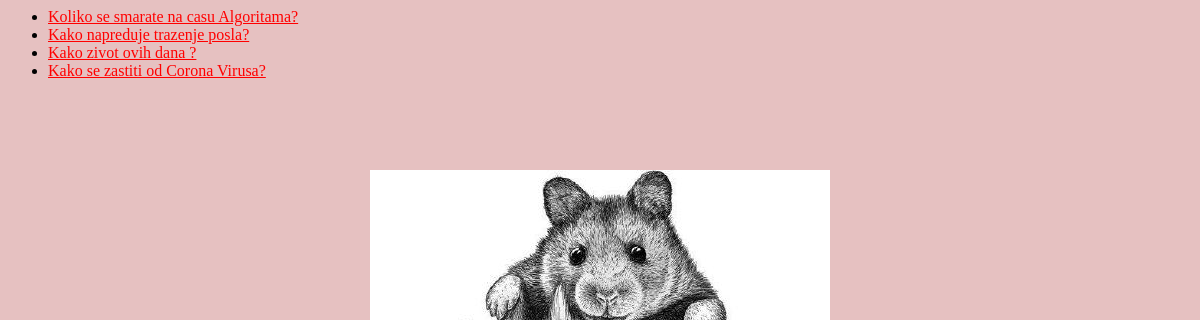
Screenshot of /polls/ with the database file from the repository.
### polls/models.py (models this page shows, shortened)
class Question(models.Model):
    question_text = models.CharField(max_length=200)
    pub_date = models.DateTimeField("date published")
    def was_published_recently(self):
        now = timezone.now()
        return now - datetime.timedelta(days=1) <= self.pub_date <= now
    was_published_recently.admin_order_field = "pub_date"
    was_published_recently.boolean = True
    was_published_recently.short_description = "Published recently?"

### polls/views.py (the view)
# urls.py: path("", views.IndexView.as_view(), name="index"),
class IndexView(generic.ListView):
    template_name = "polls/index.html"
    context_object_name = "latest_question_list"
    def get_queryset(self):
        return Question.objects.filter(pub_date__lte=timezone.now()).order_by(
            "-pub_date"
        )[:5]

### polls/templates/polls/index.html (shortened to what this page needs)
{% load static %}
<link rel="stylesheet" type="text/css" href="{% static 'polls/style.css' %}">
<!DOCTYPE html>
<html>
<head>
</head>
<body>
    {% if latest_question_list %}
    <ul>
        {% for question in latest_question_list %}
        <li><a href="{% url 'polls:detail' question.id %}">{{ question.question_text }}</a></li>
        {% endfor %}
    </ul>
    {% else %}
    <p>No polls are available.</p>
    {% endif %}
</body>
</html>

### polls/static/polls/style.css (style rules this page uses)
li a { color: red; }
body { background: rgb(230, 193, 193) url("images/background.jpg") no-repeat; background-position: center; background-attachment: fixed; }

### rows the page displays
Question: question_text "Koliko se smarate na casu Algoritama?"
Question: question_text "Kako napreduje trazenje posla?"
Question: question_text "Kako zivot ovih dana ?"
Question: question_text "Kako se zastiti od Corona Virusa?"
